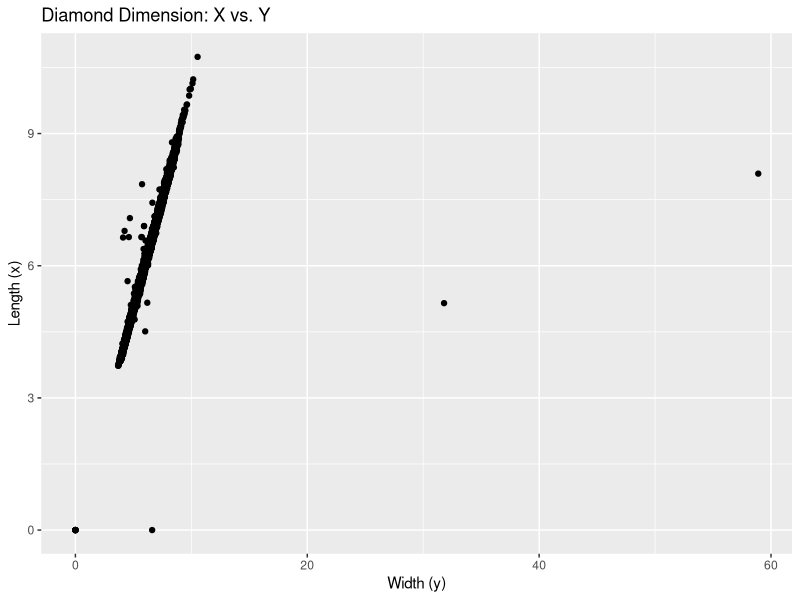
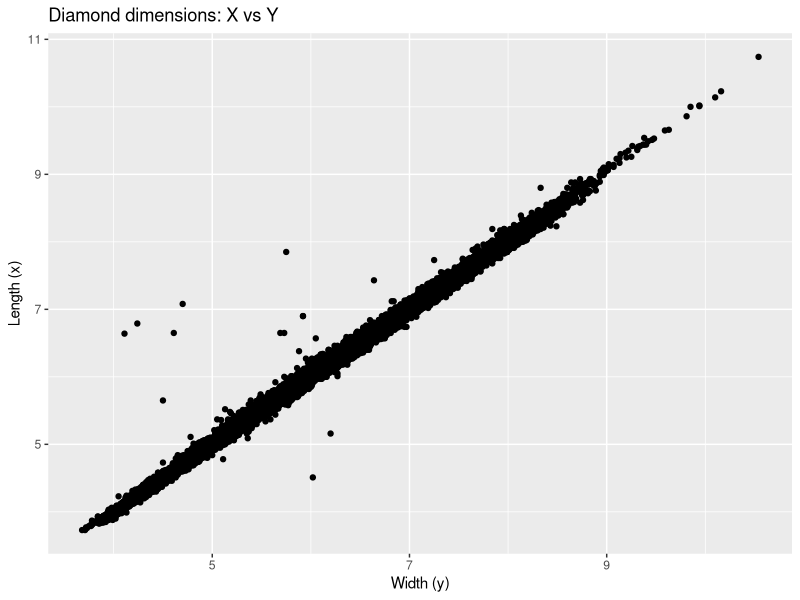
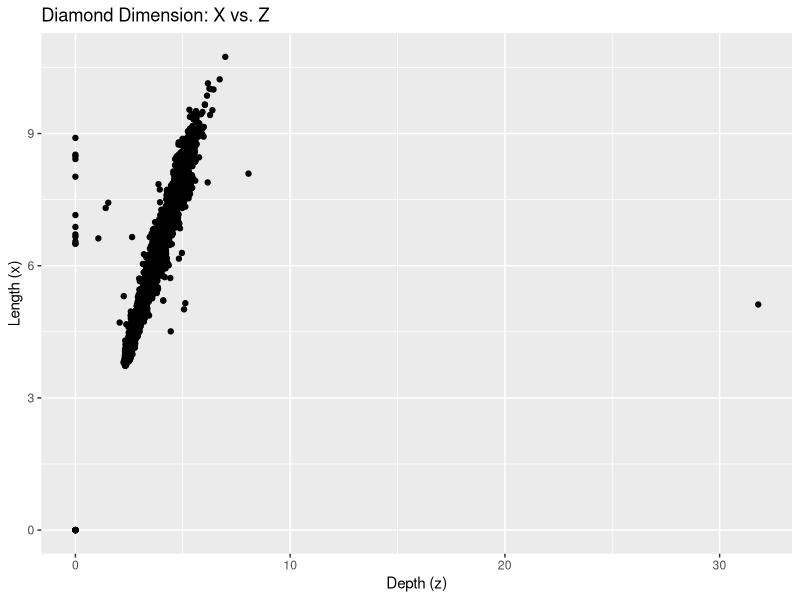
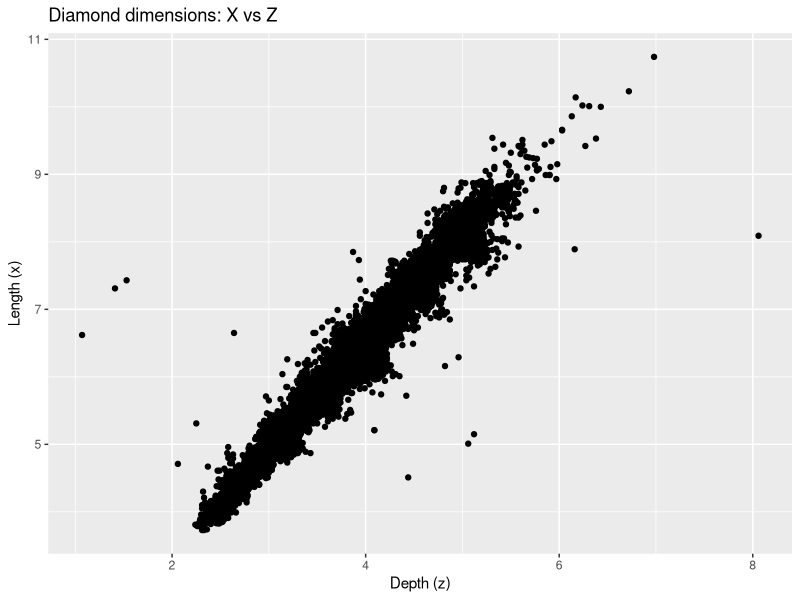

Generate these figures, in order, with R:
## ---- chunk 1
library(tidyverse)
library(dplyr)
## ---- chunk 2
diamonds %>%
  group_by(cut) %>%
  count()
## ---- chunk 3
# this creates a random subset of data and condenses it to 1%
condensed_diamonds <- sample_frac(diamonds, 0.01) 
# view the condensed data
print(condensed_diamonds)
## ---- chunk 4
# check to make sure we have 100 in each clarity
condensed_diamonds %>%
  group_by(clarity) %>%
  count()
## ---- chunk 5
diamonds %>%
  group_by(clarity) %>%
  count()
## ---- chunk 6
# create new data set for 100 largest diamonds in each category
large_diamonds <- diamonds %>% 
  # we first want to arrange the diamonds data in order from highest to lowest
  arrange(desc(carat)) %>%
  # now that is has been sorted, we can then group them by clarity
  group_by(clarity) %>%
  # we then only want 100 sizes so we slice them out
  slice(1:100)
# print out the new data
large_diamonds 
## ---- chunk 7
large_diamonds %>%
  # we need to group them so that we can calculate the average for each category
  group_by(clarity) %>%
  # now that they are grouped, we can calculate the average of each
  summarise(average.size = mean(carat, na.rm = TRUE))
## ---- chunk 8
ggplot(diamonds) +
  geom_point(mapping = aes(x = y, y = x)) +
  labs(title = "Diamond Dimension: X vs. Y", x = "Width (y)", y = "Length (x)")
## ---- chunk 9
# this filters out the outliers within this dataset
x_y_diamonds <- diamonds %>%
  filter(x > 3 & y < 20)
ggplot(x_y_diamonds) +
  geom_point(mapping = aes(x = y, y = x)) +
  labs(title = "Diamond dimensions: X vs Y", x = "Width (y)", y = "Length (x)")
## ---- chunk 10
ggplot(diamonds) +
  geom_point(mapping = aes(x = z, y = x)) +
  labs(title = "Diamond Dimension: X vs. Z", x = "Depth (z)", y = "Length (x)")
## ---- chunk 11
x_z_diamonds <- diamonds %>%
  filter(x > 3 & z < 10 & z > 1)
ggplot(x_z_diamonds) +
  geom_point(mapping = aes(x = z, y = x)) +
  labs(title = "Diamond dimensions: X vs Z", x = "Depth (z)", y = "Length (x)")
